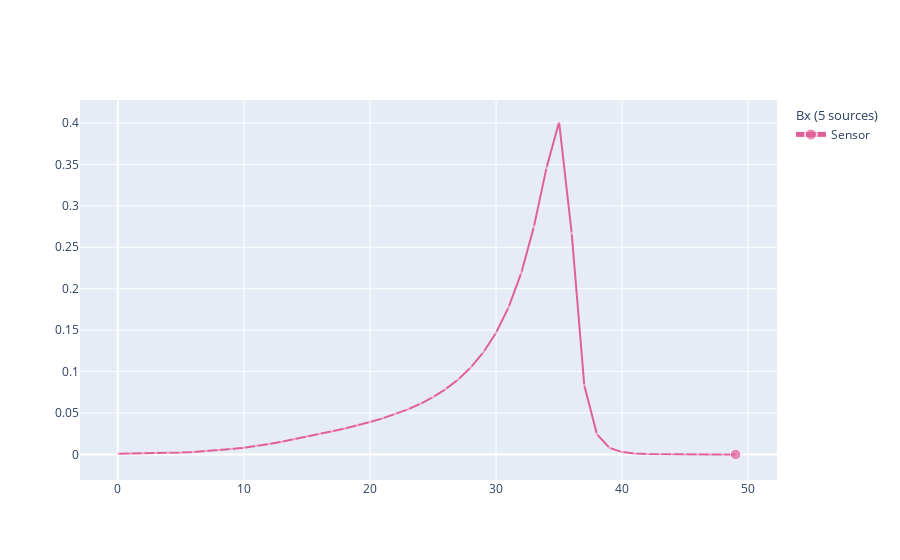

Notebook code cell kept with this figure:
### Code cell
magpy.show({'objects': [halbach,sens], 'output':'Bx','col':1})

### Figure 1 — Plotly figure (JSON) as saved in the notebook; plotly's stock layout.template omitted (floating-point values rounded to 4 significant figures)
{"data": [{"hovertemplate": "<b>Path index</b>: %{x}    <b>Bx</b>: %{y:.3s}T<br><b>sources</b>:<br> - Collection(id=2614428673440)<br> - Cuboid(id=2614423846112)<br> - Cuboid(id=2614449870112)<br> - Cuboid(id=2614446677200)<br> - Cuboid(id=2614429483808)<br><b>sensors</b>:<br> - Sensor(id=2614446523456)", "legendgroup": "Bx5 sources", "legendgrouptitle": {"text": "Bx (5 sources)"}, "line": {"color": "#e15f99", "dash": "solid"}, "marker": {"size": [2.1, 2.1, 2.1, 2.1, 2.1, 2.1, 2.1, 2.1, 2.1, 2.1, 2.1, 2.1, 2.1, 2.1, 2.1, 2.1, 2.1, 2.1, 2.1, 2.1, 2.1, 2.1, 2.1, 2.1, 2.1, 2.1, 2.1, 2.1, 2.1, 2.1, 2.1, 2.1, 2.1, 2.1, 2.1, 2.1, 2.1, 2.1, 2.1, 2.1, 2.1, 2.1, 2.1, 2.1, 2.1, 2.1, 2.1, 2.1, 2.1, 10.5], "symbol": "circle"}, "mode": "lines+markers", "name": "Sensor", "showlegend": true, "text": "sources", "type": "scatter", "x": [0, 1, 2, 3, 4, 5, 6, 7, 8, 9, 10, 11, 12, 13, 14, 15, 16, 17, 18, 19, 20, 21, 22, 23, 24, 25, 26, 27, 28, 29, 30, 31, 32, 33, 34, 35, 36, 37, 38, 39, 40, 41, 42, 43, 44, 45, 46, 47, 48, 49], "y": [0.0007535, 0.0009326, 0.001164, 0.001464, 0.001856, 0.002367, 0.003035, 0.003904, 0.00502, 0.006433, 0.008178, 0.01027, 0.01269, 0.01539, 0.01831, 0.02138, 0.02457, 0.02788, 0.03135, 0.03504, 0.03906, 0.04352, 0.04856, 0.05436, 0.06112, 0.06913, 0.07876, 0.09049, 0.105, 0.1233, 0.1469, 0.1778, 0.219, 0.2746, 0.3458, 0.4012, 0.2667, 0.08337, 0.0244, 0.007843, 0.002804, 0.00109, 0.0004432, 0.0001788, 6.427e-05, 1.313e-05, -9.621e-06, -1.914e-05, -2.236e-05, -2.258e-05]}], "layout": {"legend": {"itemsizing": "constant"}, "scene": {"aspectmode": "manual", "aspectratio": {"x": 1, "y": 1, "z": 1}, "camera": {"eye": {"x": 1, "y": -1.5, "z": 1.4}}, "xaxis": {"autorange": false, "range": [-1, 1], "title": {"text": ""}}, "yaxis": {"autorange": false, "range": [-1, 1], "title": {"text": ""}}, "zaxis": {"autorange": false, "range": [-1, 1], "title": {"text": ""}}}}}
